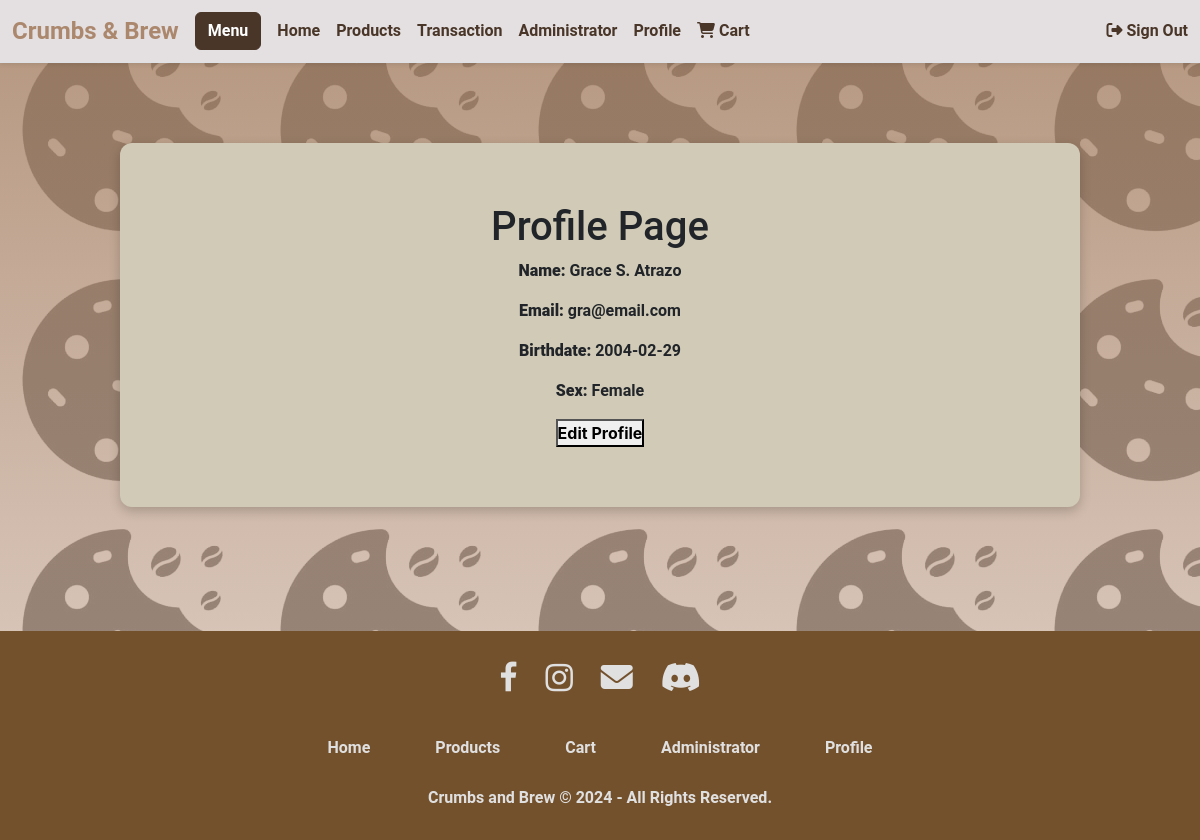
Screenshot of /view_profile.php (signed in) with the database file from the repository.
### tables this page shows
CREATE TABLE `user_login` (
  `id` int(11) NOT NULL,
  `username` varchar(100) NOT NULL,
  `email` varchar(100) NOT NULL,
  `password` varchar(255) NOT NULL
);

CREATE TABLE `user_profile` (
  `user_id` int(11) NOT NULL,
  `sex` varchar(30) DEFAULT NULL,
  `birthdate` date DEFAULT NULL
);

### view_profile.php (the view, shortened to what this page needs)
<?php
include 'db/db_connection.php';
include 'includes/header.php';
$user_id = $_SESSION['user_id'];
$sql = "SELECT u.username, u.email, p.birthdate, p.sex
        FROM user_login u
        LEFT JOIN user_profile p ON u.id = p.user_id
        WHERE u.id = ?";
$stmt = $conn->prepare($sql);
$stmt->bind_param("i", $user_id);
if (!$stmt->execute()) {
    error_log("Error executing query: " . $stmt->error);
    echo "Error executing query.";
    exit();
}
$result = $stmt->get_result();
if ($result->num_rows > 0) {
    $row = $result->fetch_assoc();
} else {
    echo "No data found for the user ID $user_id";
    exit();
}
?>
<!DOCTYPE html>
<html lang="en">
<head>
</head>
<body>
    <div class="container-1">
        <h1>Profile Page</h1>
        <p><strong>Name:</strong> <?php echo htmlspecialchars($row['username']); ?></p>
        <p><strong>Email:</strong> <?php echo htmlspecialchars($row['email']); ?></p>
        <p><strong>Birthdate:</strong> <?php echo htmlspecialchars($row['birthdate'] ?? 'Not Set'); ?></p>
        <p><strong>Sex:</strong> <?php echo htmlspecialchars($row['sex'] ?? 'Not Set'); ?></p>
        <button onclick="location.href='edit_profile.php'">Edit Profile</button>
    </div>
</body>
<footer>
    <?php
        include 'includes/footer.php';
    ?>
</footer>
</html>

### styles.css (style rules this page uses)
* { font-family: 'Roboto', sans-serif; margin: 0; padding: 0; font-weight: bold; }
body { background-image: url('images/img-004.png'); background-size: 100px; background: linear-gradient(#ab886de2, #d6c0b3b3), url('images/img-004.png'); background-attachment: fixed; font-weight: bold; }
.container-1 { margin: auto; background-color: #d0cab6; padding: 60px; border-radius: 12px; max-width: 80%; margin: 80px auto; box-shadow: 0 4px 12px rgba(0, 0, 0, 0.2); font-family: 'Inter', sans-serif; transition: transform 0.3s ease, box-shadow 0.3s ease; text-align: center; display: flex; flex-direction: column; align-items: center; }
html, body { height: 100%; margin: 0; }

### rows the page displays
user_login: username "Grace S. Atrazo", email "gra@email.com", user_profile.birthdate "2004-02-29", user_profile.sex "Female"
